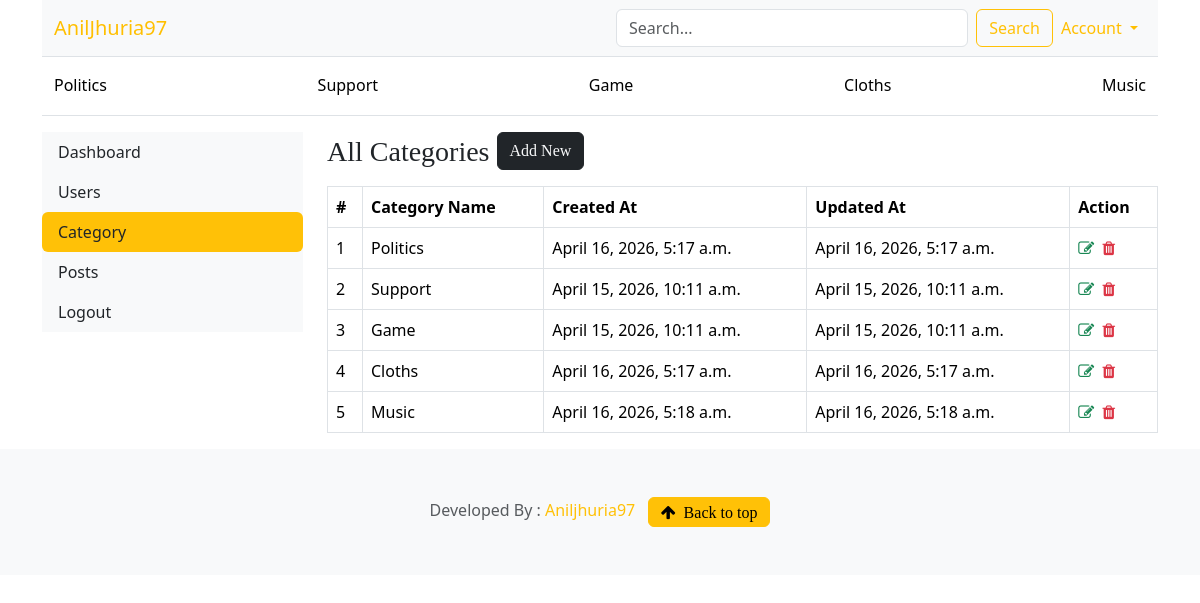
The app's page /dashboard/categories (signed in), older data.
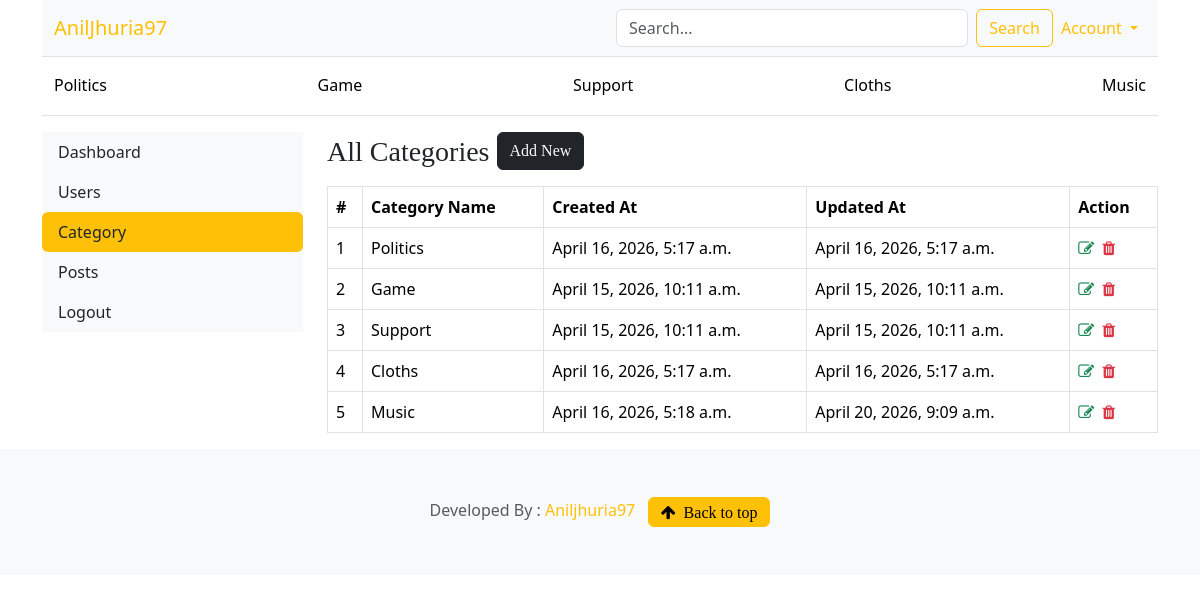
The same page, newer data.
### blogs/models.py (models this page shows)
class Category(models.Model):
    category_name=models.CharField(max_length=50,unique=True)
    created_at=models.DateTimeField(auto_now_add=True)
    updated_at=models.DateTimeField(auto_now=True)
    class Meta:
        verbose_name_plural='Categories'
    def __str__(self):
        return self.category_name

### dashboards/views.py (the view)
# urls.py: path('categories',views.categories,name="categories"),
@login_required(login_url='login')
@permission_required('blogs.view_category', raise_exception=True)
def categories(request):
    return render(request,'dashboard/categories.html')

### blogs/context_processors.py (called while the page is built)
def get_categories(request):
    categories = Category.objects.annotate(
            post_count=Count('blog')   # related_name ya default blog_set
        ).order_by('-post_count')[:8]
    return dict(categories=categories)

def get_blog_month(request):
    months = Blog.objects.dates('created_at', 'month', order='DESC')
    return dict(blog_month=months)

### templates/dashboard/categories.html
{% extends 'base.html' %}
{% block content %}
{% include 'dashboard/sidebar.html' %}
    <div class="col-md-9">
        <div class="table-responsive">
            <h3>All Categories
            <a href="{% url 'add_category' %}" class="btn btn-dark text-light float-right mb-2">Add New</a>
            </h3>
            <table class="table table-hover table-bordered">
                <thead>
                    <tr>
                        <th>#</th>
                        <th>Category Name</th>
                        <th>Created At</th>
                        <th>Updated At</th>
                        <th>Action</th>
                    </tr>
                </thead>
                <tbody>
                    {% for cat in categories %}
                    <tr>
                        <td>{{ forloop.counter }}</td>
                        <td>{{ cat }}</td>
                        <td>{{ cat.created_at }}</td>
                        <td>{{ cat.updated_at }}</td>
                        <td>
                            <a href="{% url 'edit_category' cat.id %}"><i class="fa fa-edit text-success"></i></a>&nbsp;
                            <a href="{% url 'delete_category' cat.id %}"><i class="fa fa-trash text-danger"></i></a>
                        </td>
                    </tr>
                    {% endfor %}
                </tbody>
            </table>
        </div>
    </div>
</div>
{% endblock  %}

### templates/base.html (shortened to what this page needs)
{% load static %}
<!doctype html>
<html lang="en" data-bs-theme="auto">
<head>
    <link href="{% static 'css/bootstrap.min.css' %} " rel="stylesheet" />
    <link href="{% static 'css/blog.css' %} " rel="stylesheet" />
    <link href="{% static 'css/custom.css' %}" rel="stylesheet" />
    <link rel="stylesheet" href="https://cdnjs.cloudflare.com/ajax/libs/font-awesome/4.7.0/css/font-awesome.min.css">
    <link rel="stylesheet" href="https://cdn.jsdelivr.net/npm/swiper/swiper-bundle.min.css"/>
</head>
<body>
    <div class="container">
        <nav class="navbar navbar-expand-lg navbar-light bg-light border-bottom">
            <div class="container-fluid">
                <a class="navbar-brand col-lg-6" href="/">AnilJhuria97</a>
                <div class="collapse navbar-collapse" id="navbarContent">
                <form class="d-flex my-2 my-lg-0 w-100" action="{% url 'search' %}" method="get">
                    <input class="form-control me-2" type="text" name="keyword" placeholder="Search...">
                    <button class="btn btn-outline-warning" type="submit">Search</button>
                </form>
                <ul class="navbar-nav ms-auto mt-2 mt-lg-0">
                    <li class="nav-item dropdown">
                    <a class="nav-link dropdown-toggle btn btn-outline-warning"
                        href="#" data-bs-toggle="dropdown">
                        Account
                    </a>
                    </li>
                </ul>
                </div>
            </div>
            </nav>
            <div class="border-bottom d-none d-lg-block">
                <div class="container-fluid">
                    <nav class="nav nav-underline py-2 justify-content-between">
                    {% for cat in categories %}
                        <a class="nav-link link-body-emphasis"
                        href="{% url 'posts_by_category' cat.id %}">
                        {{ cat }}
                        </a>
                    {% endfor %}
                    </nav>
                </div>
            </div>
        <div class="mt-3">
            {% block content %}
            {% endblock %}
        </div>
    </div>
  <footer class="py-5 text-center text-body-secondary bg-body-tertiary">
        <p class="mb-0">Developed By :
            <a class="text-warning font-weight-bold" href="https://mail.google.com/mail/?view=cm&fs=1&to=aniljhuria97@gmail.com" target="_blank">
                Aniljhuria97
            </a> &nbsp;
            <a href="#"><i class="fa fa-arrow-up btn btn-warning">&nbsp; Back to top</i> </a></p>
    </footer>
</body>
</html>

Row changes from the older to the newer data that the page shows:
shown differently, row unchanged: Category "Game": moves up the list
changed Category "Music": updated_at "April 16, 2026, 5:18 a.m." → "April 20, 2026, 9:09 a.m."
